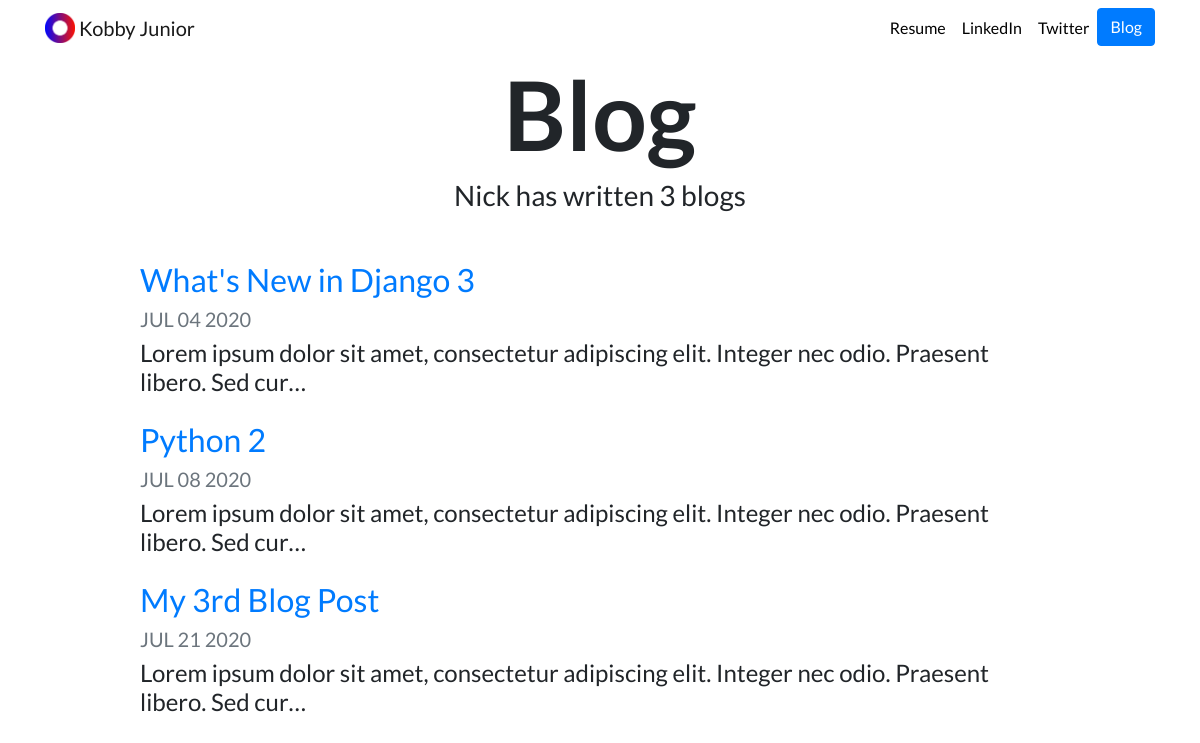
Screenshot of /blog/ with the database file from the repository.
### blog/models.py (models this page shows, shortened)
class Blog(models.Model):
    title = models.CharField(max_length=200)
    description = models.TextField()
    date = models.DateField()

### blog/views.py (the view)
# urls.py: path('', views.all_blogs, name='all_blogs'),
def all_blogs(request):
    blogs = Blog.objects.all()[:5]
    return render(request, 'blog/all_blogs.html', {'blogs':blogs})

### blog/templates/blog/all_blogs.html
{% extends "portfolio/base.html" %}
{% load static %}
{% block content %}
<h1 id="blogtitle" class="font-weight-bold text-center">Blog</h1>
<h3 class="text-center mb-5">Nick has written {{ blogs.count }} blog{{ blogs.count|pluralize }}</h3>
{% for blog in blogs %}
<div class="row justify-content-center my-3">
  <div class="col-md-10">
    <a href="{% url 'blog:detail' blog.id %}">
      <h2>{{ blog.title }}</h2>
    </a>
    <h5 class="text-muted">{{ blog.date|date:'M d Y'|upper }}</h5>
    <h4>{{ blog.description|striptags|truncatechars:100 }}</h4>
  </div>
</div>
{% endfor %}
{% endblock %}

### portfolio/static/portfolio/custom.css (style rules this page uses)
body { font-family: 'Lato', sans-serif; }
#blogtitle { font-size: 6rem; }

### rows the page displays
Blog: title "What's New in Django 3", date "JUL 04 2020", description "Lorem ipsum dolor sit amet, consectetur adipiscing elit. Integer nec odio. Praesent libero. Sed cur…"
Blog: title "Python 2", date "JUL 08 2020", description "Lorem ipsum dolor sit amet, consectetur adipiscing elit. Integer nec odio. Praesent libero. Sed cur…"
Blog: title "My 3rd Blog Post", date "JUL 21 2020", description "Lorem ipsum dolor sit amet, consectetur adipiscing elit. Integer nec odio. Praesent libero. Sed cur…"

### other values shown
{{ blogs.count }} "3"
